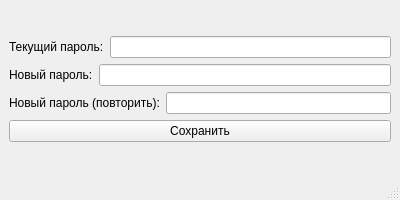
<?xml version="1.0" encoding="UTF-8"?>
<ui version="4.0">
 <class>MainWindow</class>
 <widget class="QMainWindow" name="MainWindow">
  <property name="geometry">
   <rect>
    <x>0</x>
    <y>0</y>
    <width>400</width>
    <height>200</height>
   </rect>
  </property>
  <property name="windowTitle">
   <string>Смена пароля</string>
  </property>
  <widget class="QWidget" name="centralwidget">
   <layout class="QVBoxLayout" name="verticalLayout_2">
    <item>
     <layout class="QVBoxLayout" name="verticalLayout">
      <item>
       <layout class="QHBoxLayout" name="horizontalLayout">
        <item>
         <widget class="QLabel" name="current_password_label">
          <property name="text">
           <string>Текущий пароль:</string>
          </property>
         </widget>
        </item>
        <item>
         <widget class="QLineEdit" name="current_password_edit"/>
        </item>
       </layout>
      </item>
      <item>
       <layout class="QHBoxLayout" name="horizontalLayout_2">
        <item>
         <widget class="QLabel" name="new_password_label">
          <property name="text">
           <string>Новый пароль:</string>
          </property>
         </widget>
        </item>
        <item>
         <widget class="QLineEdit" name="new_password_edit"/>
        </item>
       </layout>
      </item>
      <item>
       <layout class="QHBoxLayout" name="horizontalLayout_3">
        <item>
         <widget class="QLabel" name="control_password_label">
          <property name="text">
           <string>Новый пароль (повторить):</string>
          </property>
         </widget>
        </item>
        <item>
         <widget class="QLineEdit" name="control_password_edit"/>
        </item>
       </layout>
      </item>
      <item>
       <layout class="QVBoxLayout" name="verticalLayout_3">
        <item>
         <widget class="QPushButton" name="save_button">
          <property name="text">
           <string>Сохранить</string>
          </property>
         </widget>
        </item>
       </layout>
      </item>
     </layout>
    </item>
   </layout>
  </widget>
  <widget class="QMenuBar" name="menubar">
   <property name="geometry">
    <rect>
     <x>0</x>
     <y>0</y>
     <width>400</width>
     <height>22</height>
    </rect>
   </property>
  </widget>
  <widget class="QStatusBar" name="statusbar"/>
 </widget>
 <resources/>
 <connections/>
</ui>
